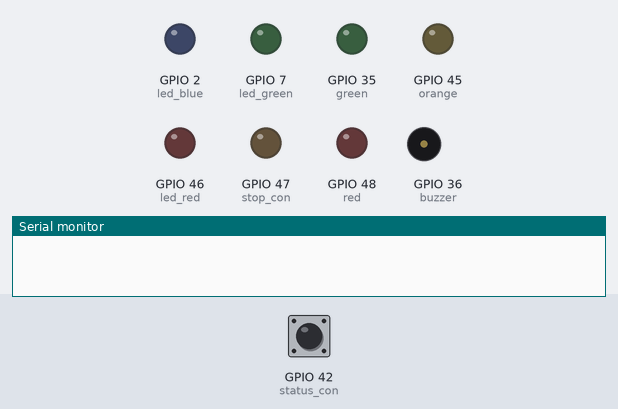
Recording of a sketch running on a simulated ESP32. On the bench: output pins drawn as LEDs (lit = HIGH), buzzer (waves = sounding, pin HIGH), the last lines printed to the serial monitor. Dashed ring = blinking. The test bench sets the inputs (shaded band); at power-on: GPIO 42 (status_con) HIGH. WiFi joins after 1.5 s; servers stay silent unless stated.

Above: at 0.1 s.
At 2.4 s:
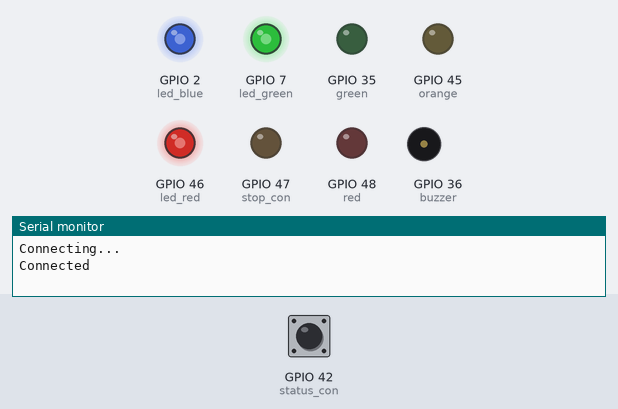
2.5 s: GPIO 42 (status_con) pulled LOW for 0.15 s
At 3.1 s:
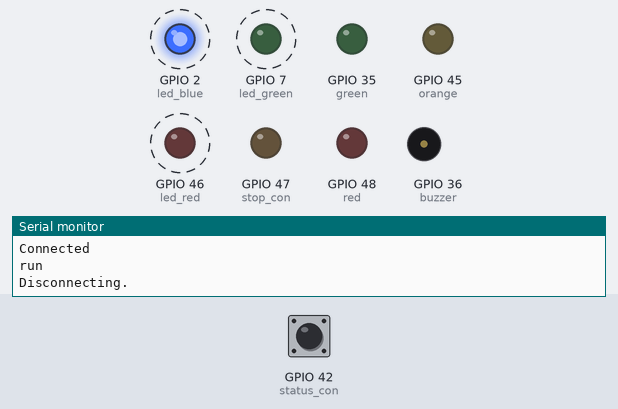
5.6 s: GPIO 42 (status_con) pulled LOW for 1 s
Timing chart, 0 to 14.6 s (numbered marks = the images above; inputs shaded):
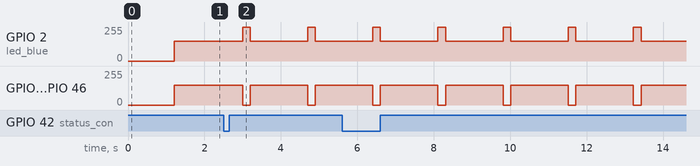

Measured:
- by itself, GPIO 2 (led_blue): alternates 255/255 for 0.20 s and 150/255 for 1.5 s
- by itself, GPIO 7 (led_green), GPIO 46 (led_red): alternates 150/255 for 1.5 s and 0/255 for 0.20 s

The sketch:

Arduino_camera.ino
```cpp
#include <Ethernet.h>
#include <SPI.h>

const int green = 35;
const int orange = 45;
const int red = 48;
const int stop_con = 47;
const int buzzer = 36;
const int status_con = 42;  //42

const int led_red = 46;
const int led_green = 7;
const int led_blue = 2;

byte mac[] = { 0xDE, 0xAD, 0xBE, 0xEF, 0xFE, 0xED };

IPAddress ip(169, 254, 52, 177);

char server[] = "169.254.52.155";
int port = 5001;

EthernetClient client;

volatile bool interruptFlag = false;

void IRAM_ATTR handleInterrupt() {
  interruptFlag = true;
}

void setup() {
  Serial.begin(115200);
  pinMode(green, OUTPUT);
  pinMode(orange, OUTPUT);
  pinMode(red, OUTPUT);
  pinMode(buzzer, OUTPUT);
  pinMode(stop_con, OUTPUT);
  digitalWrite(green, LOW);
  digitalWrite(orange, LOW);
  digitalWrite(red, LOW);
  digitalWrite(buzzer, LOW);
  Ethernet.begin(mac, ip);
  pinMode(status_con, INPUT_PULLUP);

  attachInterrupt(digitalPinToInterrupt(status_con), handleInterrupt, CHANGE);
  delay(1000);

  Serial.println("Connecting...");

  // เชื่อมต่อกับเซิร์ฟเวอร์
  if (client.connect(server, port)) {
    Serial.println("Connected");
  } else {
    Serial.println("Connection failed");
  }
}

void loop() {
  String response = "";

  while (client.available()) {
    char c = client.read();
    response += c;
  }

  Serial.print(response);

  // ตรวจสอบว่ามีคำว่า "ok" ในข้อมูลหรือไม่
  if (response.indexOf("ok") >= 0 || response.indexOf("OK") >= 0) {
    Serial.println("OK");
    rgb_off();
    digitalWrite(green, HIGH);
    rgb_green();
    digitalWrite(orange, LOW);
    buz(1);delay(50);buz(0);
    delay(1000);
    digitalWrite(green, LOW);
    rgb_off();
    // delay(500);
  } else if (response.indexOf("ng") >= 0) {
    Serial.println("ng");
    rgb_off();
    digitalWrite(green, LOW);
    digitalWrite(red, HIGH);
    rgb_red();
    digitalWrite(orange, LOW);
    // buz(1);
    digitalWrite(stop_con, HIGH);

    delay(1000);
    digitalWrite(stop_con, LOW);
  } else if (response.indexOf("nm") >= 0) {
    rgb_off();
    digitalWrite(red, LOW);
    digitalWrite(green, LOW);
    digitalWrite(orange, HIGH);
    rgb_orange();
    buz(1);delay(50);buz(0);
    Serial.println("nm");
  }

  if (interruptFlag) {
    interruptFlag = false;
    digitalWrite(stop_con, LOW);
    bool state = digitalRead(status_con);

    if (state == 1)  //STOP
    {
      delay(500);
      client.print("stop");
      Serial.println("stop");
      digitalWrite(stop_con, LOW);
    } else if (state == 0)  //RUN
    {
      delay(500);
      client.print("run");
      Serial.println("run");
      rgb_off();
      digitalWrite(red, LOW);
      buz(0);
    }
  }

  // ถ้าเซิร์ฟเวอร์ตัดการเชื่อมต่อ ให้หยุดการทำงาน
  if (!client.connected()) {
    Serial.println();
    Serial.println("Disconnecting.");
    rgb_blue();  // แสดงสีที่บ่งบอกว่าการเชื่อมต่อสำเร็จ
    client.stop();
    // delay(1000); // หน่วงเวลา 2 วินาทีก่อนที่จะลองเชื่อมต่อใหม่
    if (client.connect(server, port)) {
      Serial.println("Reconnected");
      rgb_ready();
    } else {
      Serial.println("Reconnection failed");

    }
  } else {
    delay(5);
    rgb_ready();
  }

}

void buz(int s)
{
  if(s == 1)
  {
    analogWrite(buzzer, 255);
  }
  if(s == 0)
  {
    analogWrite(buzzer, 0);
  }
}

void rgb_ready() {
  analogWrite(led_red, 150);
  analogWrite(led_green, 150);
  analogWrite(led_blue, 150);
}

void rgb_red() {
  analogWrite(led_red, 255);
  analogWrite(led_green, 0);
  analogWrite(led_blue, 0);
}

void rgb_green() {
  analogWrite(led_red, 0);
  analogWrite(led_green, 255);
  analogWrite(led_blue, 0);
}

void rgb_blue() {
  analogWrite(led_red, 0);
  analogWrite(led_green, 0);
  analogWrite(led_blue, 255);
}

void rgb_orange() {
  analogWrite(led_red, 255);
  analogWrite(led_green, 255);
  analogWrite(led_blue, 0);
}

void rgb_off() {
  analogWrite(led_red, 0);
  analogWrite(led_green, 0);
  analogWrite(led_blue, 0);
}
```
